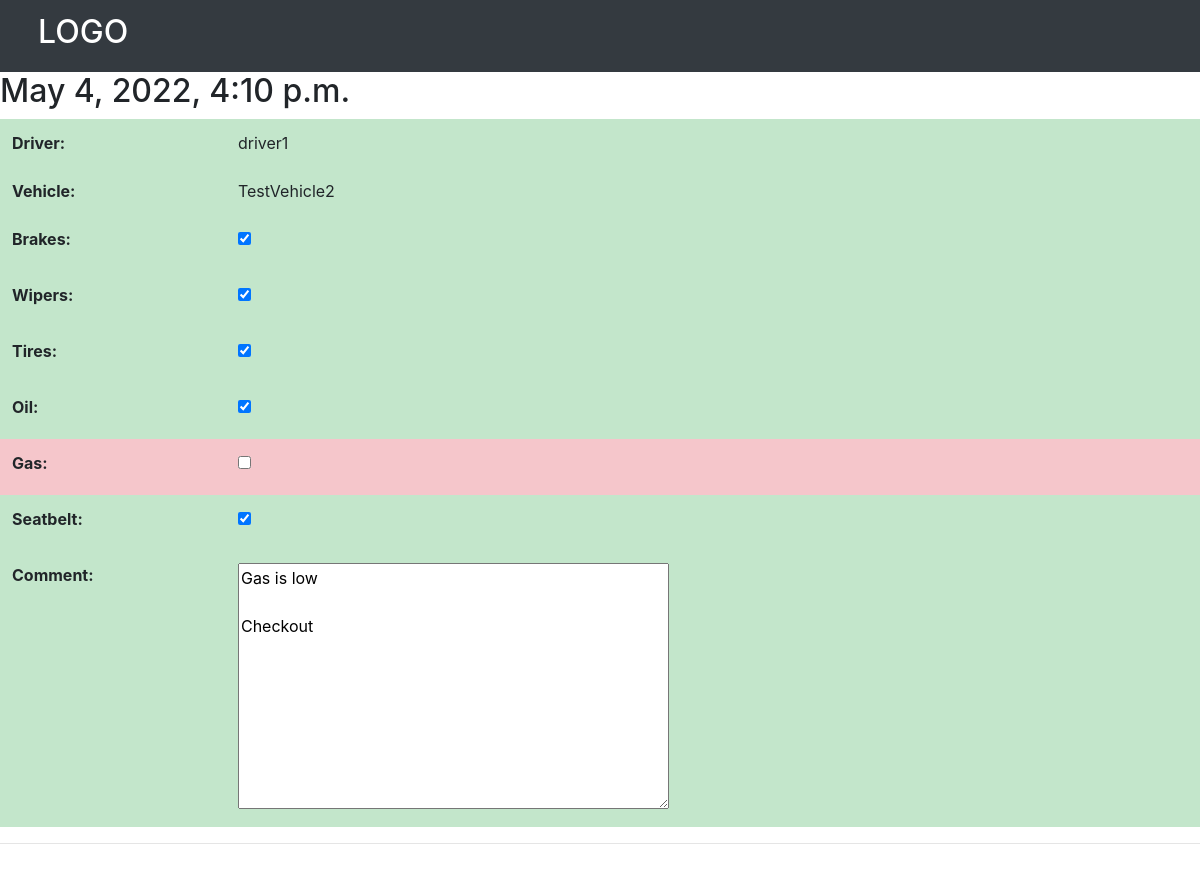
Page /view-checklist/4/ on the committed database.
### base/models.py (models this page shows, shortened)
class VehicleChecklist(models.Model):
    vehicle =  models.ForeignKey(Vehicle, on_delete=models.CASCADE)
    driver = models.ForeignKey(User, on_delete=models.CASCADE)
    brakes = models.BooleanField(null=False, default=False)
    wipers = models.BooleanField(null=False, default=False)
    tires = models.BooleanField(null=False, default=False)
    oil = models.BooleanField(null=False, default=False)
    gas = models.BooleanField(null=False, default=False)
    seatbelt = models.BooleanField(null=False, default=False)
    comment = models.TextField(null=True, blank = True)
    updated = models.DateTimeField(auto_now=True)
    created = models.DateTimeField(auto_now_add=True)
    class  Meta:
        ordering = ['-created']

class User(AbstractUser):
    DRIVER = 'DR'
    SUPERVISOR = 'SP'
    role = models.CharField(
        max_length=2,
        choices=[
            (DRIVER, 'Driver'),
            (SUPERVISOR, 'Supervisor'),
         ],
        default=DRIVER,
    )
    vehicle =  models.ForeignKey(Vehicle, on_delete=models.CASCADE, null=True)

class Vehicle(models.Model):
    name = models.CharField(max_length = 30)
    updated = models.DateTimeField(auto_now=True)
    created = models.DateTimeField(auto_now_add=True)

### base/views.py (the view)
# urls.py: path('view-checklist/<str:pk>/', views.viewChecklist, name="view-checklist"),
def  viewChecklist(request,pk):
    checklist  = VehicleChecklist.objects.get(id=pk)
    form = ChecklistForm(instance = checklist)
    context = {'form':form, 'checklist':checklist}
    return render(request, 'base/checklist_view.html', context)

### base/forms.py
class ChecklistForm(ModelForm):
    brakes = forms.BooleanField(widget=forms.CheckboxInput, required=False)
    wipers = forms.BooleanField(widget=forms.CheckboxInput, required=False)
    tires = forms.BooleanField(widget=forms.CheckboxInput, required=False)
    oil = forms.BooleanField(widget=forms.CheckboxInput, required=False)
    gas = forms.BooleanField(widget=forms.CheckboxInput, required=False)
    seatbelt = forms.BooleanField(widget=forms.CheckboxInput, required=False)
    class Meta:
        model = VehicleChecklist
        fields = '__all__'
        exclude = ['driver', 'vehicle']

### base/templates/base/checklist_view.html (shortened to what this page needs)
{%extends 'main.html'%}
{% block content %}
<h2>{{checklist.created}}</h2>
<form method="POST">
    <table class="table table-responsive-sm  table-borderless">
        <tr class="table-success">
            <th>
                Driver:
            </th>
            <td>
                {{ checklist.driver.username }}
            </td>
        </tr>
        <tr class="table-success">
            <th>
                Vehicle:
            </th>
            <td>
                {{ checklist.vehicle.name }}
            </td>
        </tr>
        {% for field in form %}
            {% if field.value == 0  %}
            <tr class="table-danger">
            {% else %}
            <tr class="table-success">
            {% endif %}
                <th>{{field.label_tag}}</th>
                <td>
                {{ field }}
                </td>
            </tr>
        {% endfor %}
    </table>
    <hr/>
<br><br>
{% endblock content %}

### rows in the picture
VehicleChecklist: created "May 4, 2022, 4:10 p.m.", driver.username "driver1", vehicle.name "TestVehicle2", form "☑" "☑" "☑" "☑" "☑" "Gas is low Checkout"

### other values in the picture
{{ field.label_tag }} "Brakes:" "Wipers:" "Tires:" "Oil:" "Gas:" "Seatbelt:" "Comment:"
